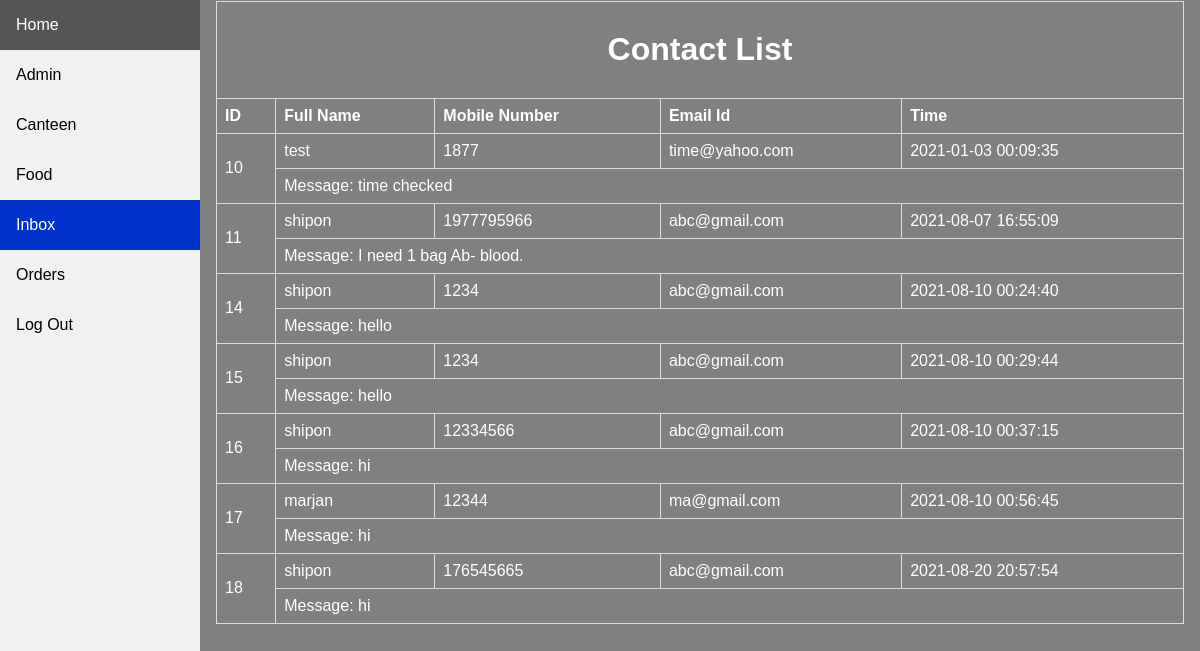
The app's page /admin/inbox.php with its own data.
### tables this page shows
CREATE TABLE `contact_us` (
  `id` int(11) NOT NULL,
  `your_name` varchar(30) NOT NULL,
  `your_no` int(15) NOT NULL,
  `email_address` varchar(30) NOT NULL,
  `msg` varchar(30) NOT NULL,
  `msg_time` varchar(20) NOT NULL DEFAULT current_timestamp()
);

### admin/inbox.php (the view, shortened to what this page needs)
<!DOCTYPE html>
<html lang="en">
<head>
    <link rel="stylesheet" href="./navbar.css">
    <link rel="stylesheet" href="forms.css">
</head>
<body>
<div class="sidebar">
  <a href="index.php">Home</a>
  <a href="manage-admin.php" >Admin</a>
  <a href="manage-canteen.php">Canteen</a>
  <a href="manage-food.php">Food</a>
  <a href="inbox.php" class="active">Inbox</a>
  <a href="manage-order.php">Orders</a>
  <a href="logout.php">Log Out</a>
</div>
<?php
        $servername = "localhost";
        $username = "root";
        $password = "";
        $databasebname = "online-food-order";
        $conn = new mysqli($servername,$username,$password,$databasebname);
        $fetc = "SELECT * FROM contact_us";
        $result = $conn->query($fetc);
        if ($result->num_rows > 0) {
            echo "<div class='content'>";
            echo "<table border='1' align='center'>
                <tr>
                <th colspan='8'><h1 align='center'>Contact List</h1></th>
                </tr>
                <tr>
                    <th>ID</th>
                    <th>Full Name</th>
                    <th>Mobile Number</th>
                    <th>Email Id</th>
                    <th>Time</th>
                    </tr>";
            while($row = $result->fetch_assoc()) {
                echo "<tr>
                    <td rowspan='2'>" . $row["id"]. "</td>
                    <td>" . $row["your_name"]. "</td>
                    <td>" . $row["your_no"]. "</td>
                    <td>" . $row["email_address"]. "</td>
                    <td>" . $row["msg_time"]. "</td>
                    </tr>
                    <tr>
                    <td colspan='4'> Message: " . $row["msg"]. "</td>
                    </tr>";
            }
            echo "</table>";
            echo "</div>";
        }
        else {
            echo "0 results";
        }
    ?>
</body>
</html>

### admin/navbar.css (style rules this page uses)
body { margin: 0; font-family: "Lato", sans-serif; }
.sidebar { margin: 0; padding: 0; width: 200px; background-color: #f1f1f1; position: fixed; height: 100%; overflow: auto; }
.sidebar a { display: block; color: black; padding: 16px; text-decoration: none; }
.sidebar a.active { background-color: #0033cc; color: white; }
div.content { margin-left: 200px; padding: 1px 16px; }
table { border-collapse: collapse; border-spacing: 0; width: 100%; border: 1px solid #ddd; }
th, td { text-align: left; padding: 8px; }

### admin/forms.css (style rules this page uses)
body { color: white; font-family:sans-serif; }

### admin/inbox.php (style rules this page uses)
body { background-color:grey; }

### records on screen
contact_us: id "10", your_name "test", your_no "1877", email_address "time@yahoo.com", msg_time "2021-01-03 00:09:35", msg "time checked"
contact_us: id "11", your_name "shipon", your_no "1977795966", email_address "abc@gmail.com", msg_time "2021-08-07 16:55:09", msg "I need 1 bag Ab- blood."
contact_us: id "14", your_name "shipon", your_no "1234", email_address "abc@gmail.com", msg_time "2021-08-10 00:24:40", msg "hello"
contact_us: id "15", your_name "shipon", your_no "1234", email_address "abc@gmail.com", msg_time "2021-08-10 00:29:44", msg "hello"
contact_us: id "16", your_name "shipon", your_no "12334566", email_address "abc@gmail.com", msg_time "2021-08-10 00:37:15", msg "hi"
contact_us: id "17", your_name "marjan", your_no "12344", email_address "ma@gmail.com", msg_time "2021-08-10 00:56:45", msg "hi"
contact_us: id "18", your_name "shipon", your_no "176545665", email_address "abc@gmail.com", msg_time "2021-08-20 20:57:54", msg "hi"
